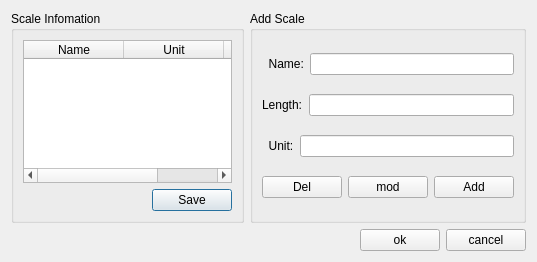
<?xml version="1.0" encoding="UTF-8"?>
<ui version="4.0">
 <class>Dialog</class>
 <widget class="QDialog" name="Dialog">
  <property name="geometry">
   <rect>
    <x>0</x>
    <y>0</y>
    <width>537</width>
    <height>262</height>
   </rect>
  </property>
  <property name="windowTitle">
   <string>Dialog</string>
  </property>
  <layout class="QGridLayout" name="gridLayout">
   <item row="0" column="0">
    <widget class="QGroupBox" name="groupBox_2">
     <property name="title">
      <string>Scale Infomation</string>
     </property>
     <layout class="QVBoxLayout" name="verticalLayout_2">
      <item>
       <widget class="QTableWidget" name="tb_info">
        <property name="enabled">
         <bool>true</bool>
        </property>
        <column>
         <property name="text">
          <string>Name</string>
         </property>
        </column>
        <column>
         <property name="text">
          <string>Unit</string>
         </property>
        </column>
        <column>
         <property name="text">
          <string>Length</string>
         </property>
        </column>
       </widget>
      </item>
      <item>
       <layout class="QHBoxLayout" name="horizontalLayout_5">
        <item>
         <spacer name="horizontalSpacer_3">
          <property name="orientation">
           <enum>Qt::Horizontal</enum>
          </property>
          <property name="sizeHint" stdset="0">
           <size>
            <width>198</width>
            <height>20</height>
           </size>
          </property>
         </spacer>
        </item>
        <item>
         <widget class="QPushButton" name="btn_saveinfo">
          <property name="text">
           <string>Save</string>
          </property>
         </widget>
        </item>
       </layout>
      </item>
     </layout>
    </widget>
   </item>
   <item row="0" column="1">
    <widget class="QGroupBox" name="groupBox">
     <property name="title">
      <string>Add Scale</string>
     </property>
     <layout class="QVBoxLayout" name="verticalLayout">
      <item>
       <layout class="QHBoxLayout" name="horizontalLayout">
        <item>
         <widget class="QLabel" name="label">
          <property name="text">
           <string>  Name:</string>
          </property>
         </widget>
        </item>
        <item>
         <widget class="QLineEdit" name="le_name"/>
        </item>
       </layout>
      </item>
      <item>
       <layout class="QHBoxLayout" name="horizontalLayout_2">
        <item>
         <widget class="QLabel" name="label_2">
          <property name="text">
           <string>Length:</string>
          </property>
         </widget>
        </item>
        <item>
         <widget class="QLineEdit" name="le_len"/>
        </item>
       </layout>
      </item>
      <item>
       <layout class="QHBoxLayout" name="horizontalLayout_3">
        <item>
         <widget class="QLabel" name="label_3">
          <property name="text">
           <string>  Unit:</string>
          </property>
         </widget>
        </item>
        <item>
         <widget class="QLineEdit" name="le_unit"/>
        </item>
       </layout>
      </item>
      <item>
       <layout class="QHBoxLayout" name="horizontalLayout_4">
        <item>
         <widget class="QPushButton" name="btn_del">
          <property name="text">
           <string>Del</string>
          </property>
         </widget>
        </item>
        <item>
         <widget class="QPushButton" name="btn_mod">
          <property name="text">
           <string>mod</string>
          </property>
         </widget>
        </item>
        <item>
         <widget class="QPushButton" name="btn_add">
          <property name="text">
           <string>Add</string>
          </property>
         </widget>
        </item>
       </layout>
      </item>
     </layout>
    </widget>
   </item>
   <item row="1" column="0" colspan="2">
    <layout class="QHBoxLayout" name="horizontalLayout_6">
     <item>
      <spacer name="horizontalSpacer_2">
       <property name="orientation">
        <enum>Qt::Horizontal</enum>
       </property>
       <property name="sizeHint" stdset="0">
        <size>
         <width>308</width>
         <height>20</height>
        </size>
       </property>
      </spacer>
     </item>
     <item>
      <widget class="QPushButton" name="btn_ok">
       <property name="text">
        <string>ok</string>
       </property>
      </widget>
     </item>
     <item>
      <widget class="QPushButton" name="btn_cancel">
       <property name="text">
        <string>cancel</string>
       </property>
      </widget>
     </item>
    </layout>
   </item>
  </layout>
 </widget>
 <resources/>
 <connections/>
</ui>
